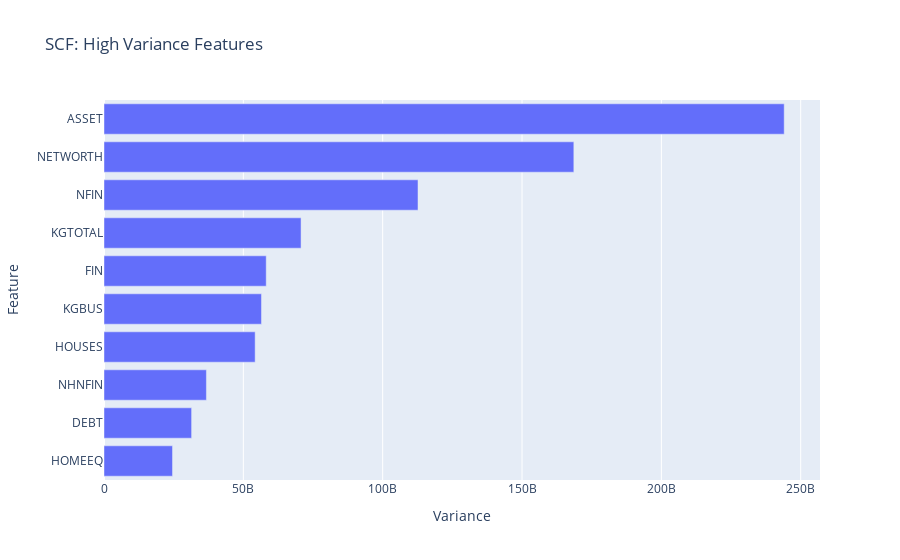

The code cell stored with this chart in its notebook:
### Markdown cell above
*BAR CHART OF TOP 10 HIGH VARIANCE FEATURES*

### Code cell
fig = px.bar(x=top_10_var, y=top_10_var.index, title='SCF: High Variance Features')
fig.update_layout(xaxis_title='Variance', yaxis_title='Feature')
    
fig.show()

### Figure 1 — Plotly figure (JSON) as saved in the notebook; plotly's stock layout.template omitted (floating-point values rounded to 4 significant figures)
{"data": [{"alignmentgroup": "True", "hovertemplate": "x=%{x}<br>y=%{y}<extra></extra>", "legendgroup": "", "marker": {"color": "#636efa", "pattern": {"shape": ""}}, "name": "", "offsetgroup": "", "orientation": "h", "showlegend": false, "textposition": "auto", "type": "bar", "x": [24590000000.0, 31440000000.0, 36750000000.0, 54240000000.0, 56510000000.0, 58210000000.0, 70710000000.0, 112700000000.0, 168600000000.0, 244100000000.0], "xaxis": "x", "y": ["HOMEEQ", "DEBT", "NHNFIN", "HOUSES", "KGBUS", "FIN", "KGTOTAL", "NFIN", "NETWORTH", "ASSET"], "yaxis": "y"}], "layout": {"barmode": "relative", "legend": {"tracegroupgap": 0}, "title": {"text": "SCF: High Variance Features"}, "xaxis": {"anchor": "y", "domain": [0, 1], "title": {"text": "Variance"}}, "yaxis": {"anchor": "x", "domain": [0, 1], "title": {"text": "Feature"}}}}
